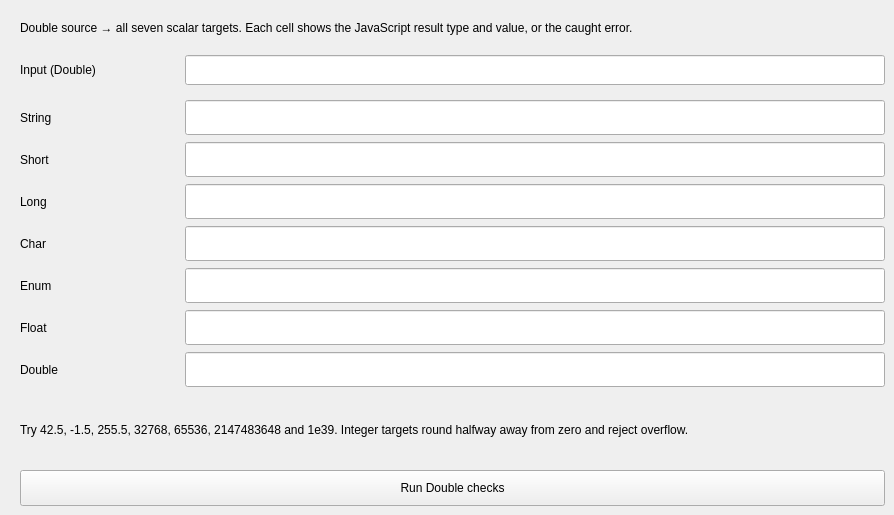
    <widget class="QWidget" name="DoubleTab">
     <attribute name="title">
      <string>Double</string>
     </attribute>
     <widget class="QLabel" name="DoubleDescription">
      <property name="geometry">
       <rect>
        <x>20</x>
        <y>10</y>
        <width>865</width>
        <height>36</height>
       </rect>
      </property>
      <property name="text">
       <string>Double source → all seven scalar targets. Each cell shows the JavaScript result type and value, or the caught error.</string>
      </property>
      <property name="wordWrap">
       <bool>true</bool>
      </property>
     </widget>
     <widget class="QLabel" name="DoubleInputLabel">
      <property name="geometry">
       <rect>
        <x>20</x>
        <y>55</y>
        <width>160</width>
        <height>30</height>
       </rect>
      </property>
      <property name="text">
       <string>Input (Double)</string>
      </property>
      <property name="wordWrap">
       <bool>true</bool>
      </property>
     </widget>
     <widget class="caTextEntry" name="DoubleInput">
      <property name="geometry">
       <rect>
        <x>185</x>
        <y>55</y>
        <width>700</width>
        <height>30</height>
       </rect>
      </property>
      <property name="channel">
       <string>internal://conversionInputDouble</string>
      </property>
     </widget>
     <widget class="QLabel" name="DoubletoStringLabel">
      <property name="geometry">
       <rect>
        <x>20</x>
        <y>100</y>
        <width>160</width>
        <height>35</height>
       </rect>
      </property>
      <property name="text">
       <string>String</string>
      </property>
      <property name="wordWrap">
       <bool>true</bool>
      </property>
     </widget>
     <widget class="caLineEdit" name="DoubletoStringResult">
      <property name="geometry">
       <rect>
        <x>185</x>
        <y>100</y>
        <width>700</width>
        <height>35</height>
       </rect>
      </property>
      <property name="channel">
       <string>internal://conversionDoubletoString</string>
      </property>
     </widget>
     <widget class="QLabel" name="DoubletoShortLabel">
      <property name="geometry">
       <rect>
        <x>20</x>
        <y>142</y>
        <width>160</width>
        <height>35</height>
       </rect>
      </property>
      <property name="text">
       <string>Short</string>
      </property>
      <property name="wordWrap">
       <bool>true</bool>
      </property>
     </widget>
     <widget class="caLineEdit" name="DoubletoShortResult">
      <property name="geometry">
       <rect>
        <x>185</x>
        <y>142</y>
        <width>700</width>
        <height>35</height>
       </rect>
      </property>
      <property name="channel">
       <string>internal://conversionDoubletoShort</string>
      </property>
     </widget>
     <widget class="QLabel" name="DoubletoLongLabel">
      <property name="geometry">
       <rect>
        <x>20</x>
        <y>184</y>
        <width>160</width>
        <height>35</height>
       </rect>
      </property>
      <property name="text">
       <string>Long</string>
      </property>
      <property name="wordWrap">
       <bool>true</bool>
      </property>
     </widget>
     <widget class="caLineEdit" name="DoubletoLongResult">
      <property name="geometry">
       <rect>
        <x>185</x>
        <y>184</y>
        <width>700</width>
        <height>35</height>
       </rect>
      </property>
      <property name="channel">
       <string>internal://conversionDoubletoLong</string>
      </property>
     </widget>
     <widget class="QLabel" name="DoubletoCharLabel">
      <property name="geometry">
       <rect>
        <x>20</x>
        <y>226</y>
        <width>160</width>
        <height>35</height>
       </rect>
      </property>
      <property name="text">
       <string>Char</string>
      </property>
      <property name="wordWrap">
       <bool>true</bool>
      </property>
     </widget>
     <widget class="caLineEdit" name="DoubletoCharResult">
      <property name="geometry">
       <rect>
        <x>185</x>
        <y>226</y>
        <width>700</width>
        <height>35</height>
       </rect>
      </property>
      <property name="channel">
       <string>internal://conversionDoubletoChar</string>
      </property>
     </widget>
     <widget class="QLabel" name="DoubletoEnumLabel">
      <property name="geometry">
       <rect>
        <x>20</x>
        <y>268</y>
        <width>160</width>
        <height>35</height>
       </rect>
      </property>
      <property name="text">
       <string>Enum</string>
      </property>
      <property name="wordWrap">
       <bool>true</bool>
      </property>
     </widget>
     <widget class="caLineEdit" name="DoubletoEnumResult">
      <property name="geometry">
       <rect>
        <x>185</x>
        <y>268</y>
        <width>700</width>
        <height>35</height>
       </rect>
      </property>
      <property name="channel">
       <string>internal://conversionDoubletoEnum</string>
      </property>
     </widget>
     <widget class="QLabel" name="DoubletoFloatLabel">
      <property name="geometry">
       <rect>
        <x>20</x>
        <y>310</y>
        <width>160</width>
        <height>35</height>
       </rect>
      </property>
      <property name="text">
       <string>Float</string>
      </property>
      <property name="wordWrap">
       <bool>true</bool>
      </property>
     </widget>
     <widget class="caLineEdit" name="DoubletoFloatResult">
      <property name="geometry">
       <rect>
        <x>185</x>
        <y>310</y>
        <width>700</width>
        <height>35</height>
       </rect>
      </property>
      <property name="channel">
       <string>internal://conversionDoubletoFloat</string>
      </property>
     </widget>
     <widget class="QLabel" name="DoubletoDoubleLabel">
      <property name="geometry">
       <rect>
        <x>20</x>
        <y>352</y>
        <width>160</width>
        <height>35</height>
       </rect>
      </property>
      <property name="text">
       <string>Double</string>
      </property>
      <property name="wordWrap">
       <bool>true</bool>
      </property>
     </widget>
     <widget class="caLineEdit" name="DoubletoDoubleResult">
      <property name="geometry">
       <rect>
        <x>185</x>
        <y>352</y>
        <width>700</width>
        <height>35</height>
       </rect>
      </property>
      <property name="channel">
       <string>internal://conversionDoubletoDouble</string>
      </property>
     </widget>
     <widget class="QPushButton" name="DoubleRun">
      <property name="geometry">
       <rect>
        <x>20</x>
        <y>470</y>
        <width>865</width>
        <height>36</height>
       </rect>
      </property>
      <property name="text">
       <string>Run Double checks</string>
      </property>
     </widget>
     <widget class="QLabel" name="DoubleHints">
      <property name="geometry">
       <rect>
        <x>20</x>
        <y>400</y>
        <width>865</width>
        <height>60</height>
       </rect>
      </property>
      <property name="text">
       <string>Try 42.5, -1.5, 255.5, 32768, 65536, 2147483648 and 1e39. Integer targets round halfway away from zero and reject overflow.</string>
      </property>
      <property name="wordWrap">
       <bool>true</bool>
      </property>
     </widget>
    </widget>
